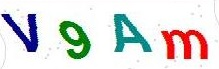
#> input picture 10_登录与验证码处理/captcha.jpg, 219 x 69 px
$ python '02_验证码的处理.py'
#> lines starting #> are read from the running program, lines starting #| are printed output that depends on the picture; after the words box and inside, x2 and y2 are one past the last pixel; in counts of white or black regions, pixels touching at a corner belong together
# 使用命令 "pip install pytesseract" 安装 pytesseract

from PIL import Image
import pytesseract

im = Image.open('captcha.jpg')
#> im is the input picture: PIL image 219x69 RGB; mean R, G, B 220.6, 221.5, 220.4

# 步骤01：将彩色图片转为灰度图片
gray = im.convert('L')
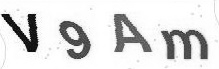
#> gray: PIL image 219x69 L; min 6, max 255, mean 221.1
# gray.show()

# 步骤02：二值化处理，将大于某个临界灰度值的灰度像素设置为灰度最大值
# 主要是为了降噪，去掉不需要的背景和干扰线
threshold = 150
table = []
for i in range(256):
    if i < threshold:
        table.append(0)
    else:
        table.append(1)
out = gray.point(table, '1')
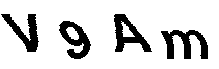
#> out: PIL image 219x69 1; 83.8% white; 4 black regions, box (x1, y1, x2, y2) and area: (161, 30, 208, 59) 676, (114, 14, 152, 52) 629, (59, 21, 91, 59) 579, (1, 14, 39, 52) 563
# out.show()
out.save('captcha_threshold.jpg')

# 步骤03：使用 Tesseract 进行图片识别
th = Image.open('captcha_threshold.jpg')
print(pytesseract.image_to_string(th))
#> (this line was passed over: pytesseract is not available in this run)
